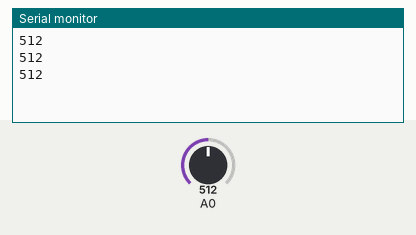
This sketch was run on a simulated Arduino Uno, built with avr-gcc and run on an emulated ATmega328P. Parts: the last lines printed to the serial monitor. Inputs (shaded band) come from the test bench; at power-on: A0 = 512.

Above: at 1.3 s.
1.4 s: A0 set to 716
At 1.9 s:
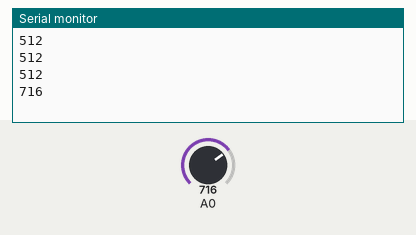
2.9 s: A0 set to 900
At 3.4 s:
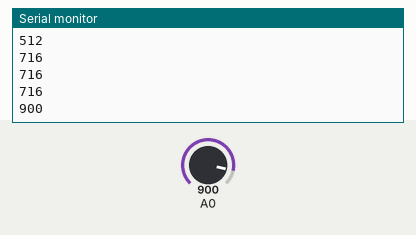
Timing chart, 0 to 5.9 s (numbered marks = the images above; inputs shaded):
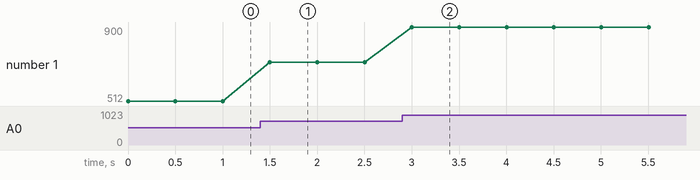

Measured:
- after the input at 1.4 s, the serial monitor: prints a new line after 0.10 s (image 1)
- after the input at 2.9 s, the serial monitor: prints a new line after 0.10 s (image 2)
- plotted number 1: 512 → 716 after the input at 1.4 s, 716 → 900 after the input at 2.9 s

The sketch:

63010870_24.ino
```cpp
void setup() {
  pinMode(A0, INPUT);
   Serial.begin(9600);

}

void loop() {

  int LED = analogRead(A0);
  Serial.println (LED);
  delay(500);
  // put your main code here, to run repeatedly:

}
```
